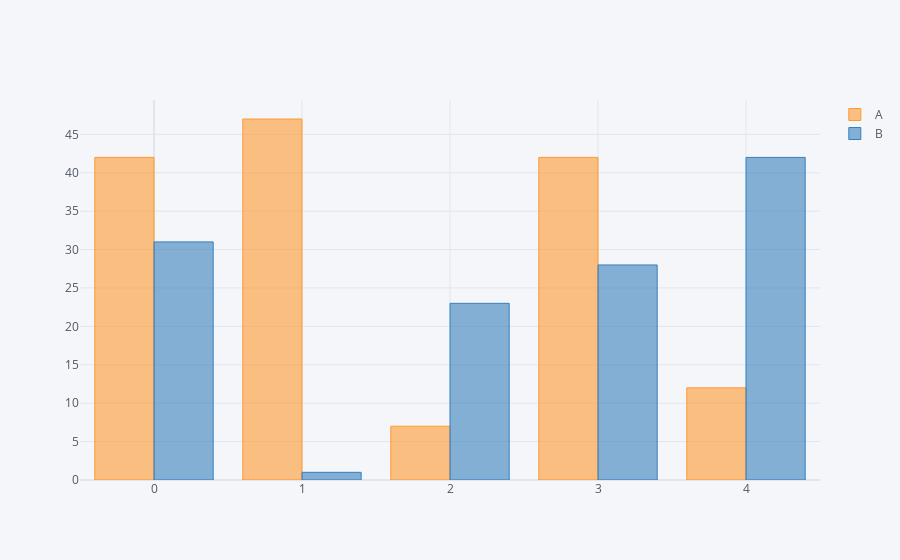

Source (notebook cell):
### Markdown cell above
# bar

### Code cell
df2.iplot(kind = "bar")

### Figure 1 — Plotly figure (JSON) as saved in the notebook; plotly's stock layout.template omitted (floating-point values rounded to 4 significant figures)
{"data": [{"marker": {"color": "rgba(255, 153, 51, 0.6)", "line": {"color": "rgba(255, 153, 51, 1.0)", "width": 1}}, "name": "A", "orientation": "v", "text": "", "type": "bar", "x": [0, 1, 2, 3, 4], "y": [42, 47, 7, 42, 12]}, {"marker": {"color": "rgba(55, 128, 191, 0.6)", "line": {"color": "rgba(55, 128, 191, 1.0)", "width": 1}}, "name": "B", "orientation": "v", "text": "", "type": "bar", "x": [0, 1, 2, 3, 4], "y": [31, 1, 23, 28, 42]}], "layout": {"legend": {"bgcolor": "#F5F6F9", "font": {"color": "#4D5663"}}, "paper_bgcolor": "#F5F6F9", "plot_bgcolor": "#F5F6F9", "title": {"font": {"color": "#4D5663"}}, "xaxis": {"gridcolor": "#E1E5ED", "showgrid": true, "tickfont": {"color": "#4D5663"}, "title": {"font": {"color": "#4D5663"}, "text": ""}, "zerolinecolor": "#E1E5ED"}, "yaxis": {"gridcolor": "#E1E5ED", "showgrid": true, "tickfont": {"color": "#4D5663"}, "title": {"font": {"color": "#4D5663"}, "text": ""}, "zerolinecolor": "#E1E5ED"}}}
